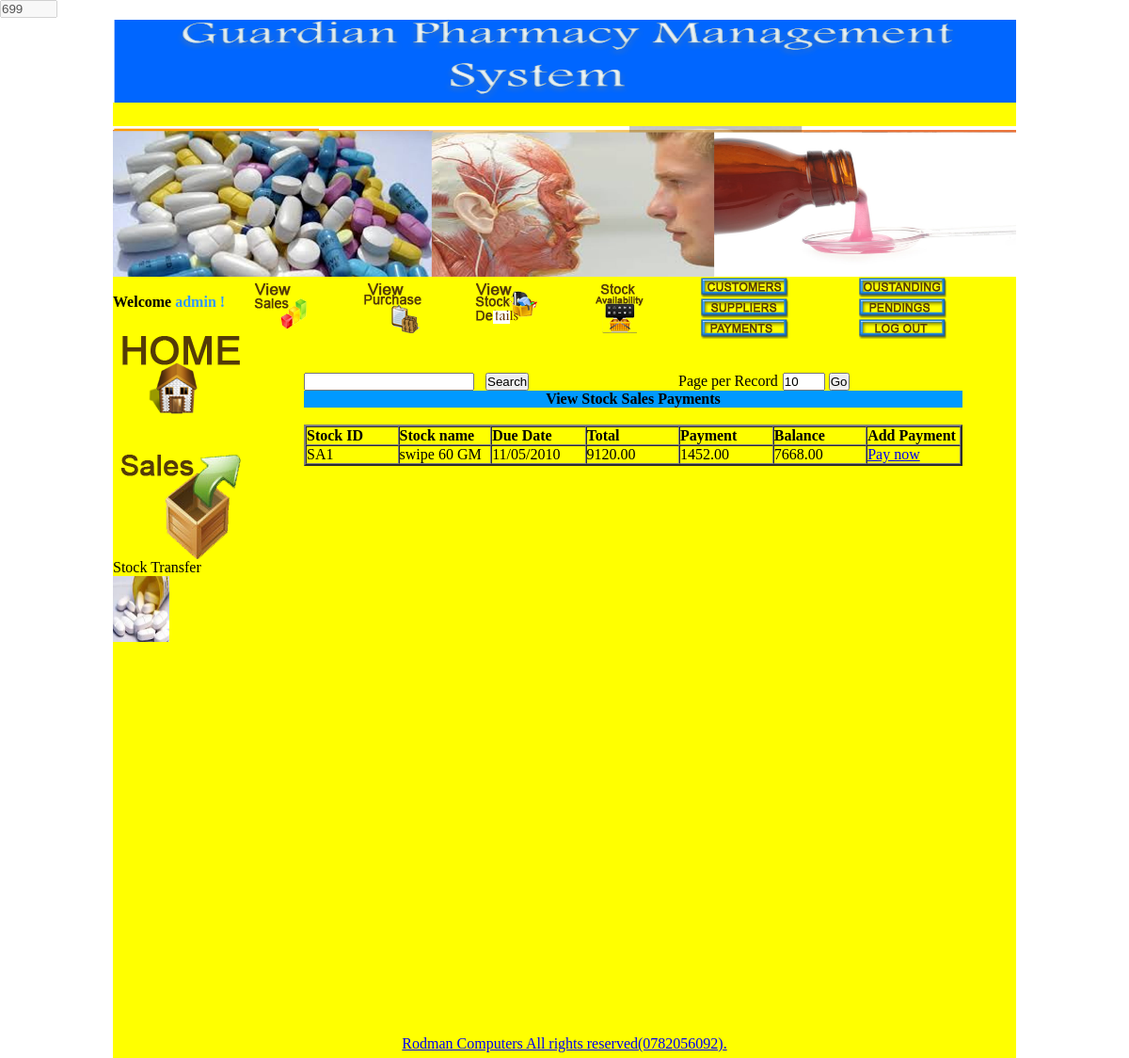
The page /user/view_stock_sales_payments.php (signed in) on the database as committed earlier.
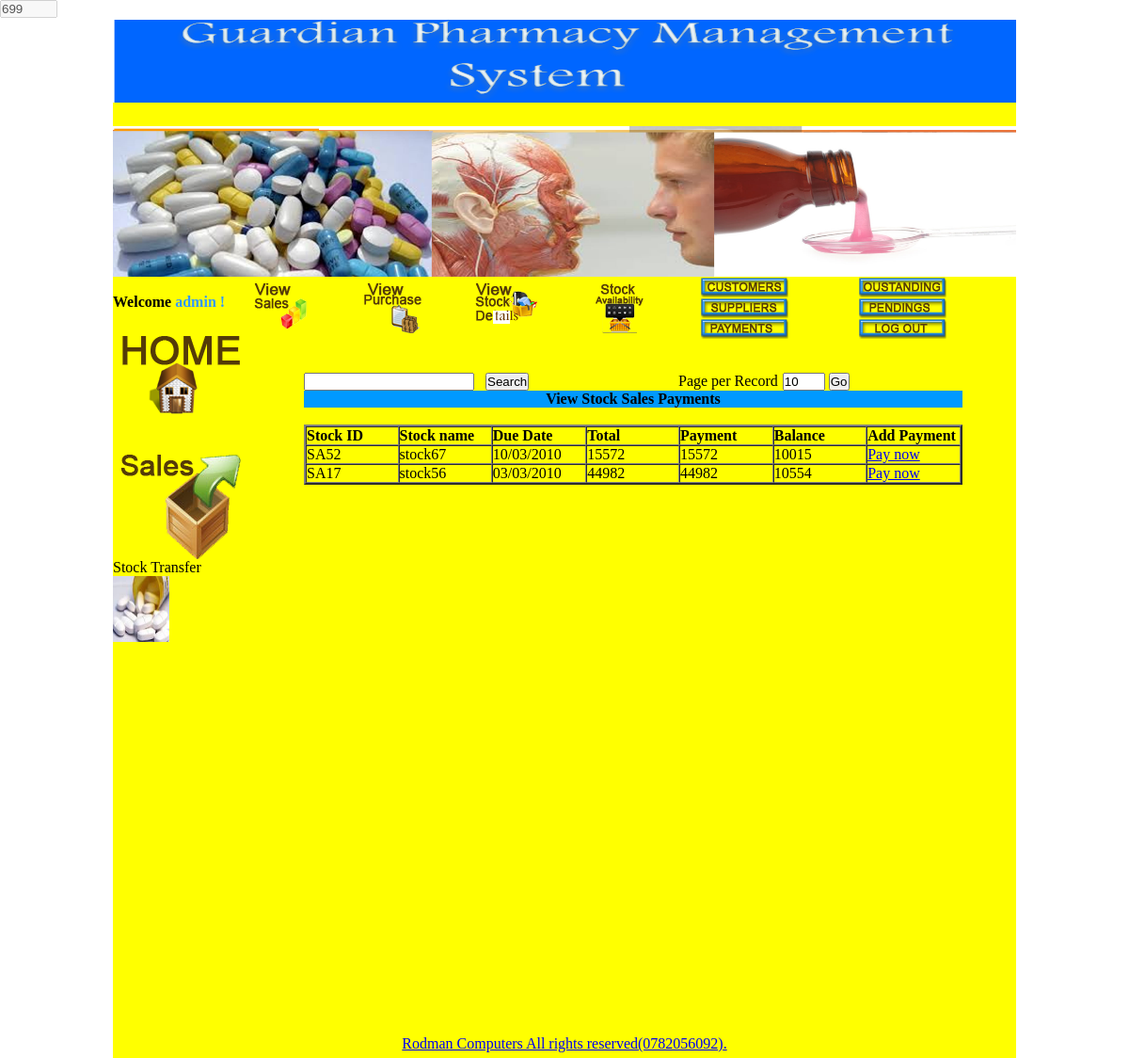
The same page on the database as committed later.
### tables this page shows
CREATE TABLE `stock_sales` (
  `id` int(10) unsigned NOT NULL auto_increment,
  `transactionid` varchar(250) NOT NULL,
  `stock_name` varchar(200) NOT NULL,
  `category` varchar(120) NOT NULL,
  `supplier_name` varchar(200) NOT NULL,
  `selling_price` smallint(6) NOT NULL,
  `quantity` smallint(6) NOT NULL,
  `amount` int(11) NOT NULL,
  `date` datetime NOT NULL,
  `username` varchar(120) NOT NULL,
  `customer_id` varchar(120) NOT NULL,
  `subtotal` int(11) NOT NULL,
  `payment` int(11) NOT NULL,
  `balance` int(11) NOT NULL,
  `due` datetime NOT NULL,
  `mode` varchar(250) NOT NULL,
  `description` varchar(500) NOT NULL,
  `count1` int(11) NOT NULL,
  PRIMARY KEY  (`id`)
);

### user/db.php (called while the page is built)
<?php
include("db.class.php");
$base="stock";
$server="localhost";
$user="root";
$pass="";
$db = new DB($base, $server, $user, $pass);
?>

### user/db.class.php (called while the page is built, shortened)
<?php
  class DB
  {
    function queryUniqueObject($query, $debug = -1)
    {
      $query = "$query LIMIT 1";
      $result = mysql_query($query) or $this->debugAndDie($query);
      return mysql_fetch_object($result);
    }
    function getMicroTime()
    {
      list($msec, $sec) = explode(' ', microtime());
      return floor($sec / 1000) + $msec;
    }
  }
?>

### user/view_stock_sales_payments.php (the view, shortened to what the changed rows need)
<?php
if(!isset($_SESSION['username']) || $_SESSION['usertype'] !='admin'){
header("location:index.php?msg=Please%20login%20to%20access%20admin%20area%20!");
}
else
{
	include_once "db.php";
?><!DOCTYPE HTML PUBLIC "-//W3C//DTD HTML 4.01 Transitional//EN"
"http://www.w3.org/TR/html4/loose.dtd">
<html>
<head>
<link rel="stylesheet" href="css/validationEngine.jquery.css" type="text/css" media="screen" title="no title" charset="utf-8" />
		<link rel="stylesheet" href="css/template.css" type="text/css" media="screen" title="no title" charset="utf-8" />
<link rel="stylesheet" type="text/css" href="jquery.autocomplete.css" />
<link rel="stylesheet" type="text/css" href="lib/thickbox.css" />
</head>
<body onload="setTimeout('startCountDown()',2000);" onmousemove="resetTimer();">
<table width="100%"  border="0" cellspacing="0" cellpadding="0">
  <tr>
    <td align="center" valign="top"><table width="960" border="0" cellspacing="0" cellpadding="0">
      <tr>
        <td>
		<table width="960" border="0" cellpadding="0" cellspacing="0" bgcolor="yellow">
          <tr>
            <td height="800" align="left" valign="top"><table width="960" border="0" cellpadding="0" cellspacing="0" bgcolor="yellow">
              <tr>
				 <td height="500" align="center" valign="top">
<br>
<br>
				<?php
	$limit = 10;
	$page = $_GET['page'];
	if($page)
		$start = ($page - 1) * $limit;
	else
		$start = 0;
	$sql = "SELECT DISTINCT(transactionid) FROM  stock_sales where balance>0 ORDER BY date desc LIMIT $start, $limit ";
	$result = mysql_query($sql);
?>
	 <form name="deletefiles" action="deleteselected.php" method="post">
      <table width="700" border="0" cellspacing="0" cellpadding="0">
      <tr>
        <td align="center"><table width="100%"  border="2" cellspacing="0" cellpadding="0">
		  <?php
								while($row = mysql_fetch_array($result))
		{
			$entryid=$row['transactionid'];
			$line = $db->queryUniqueObject("SELECT * FROM stock_sales WHERE transactionid='$entryid' ");
			$mysqldate=$line->due;
 		$phpdate = strtotime( $mysqldate );
 		$phpdate = date("d/m/Y",$phpdate);
										 ?>
  											<tr>
       	<td width="100"><?php echo $line->transactionid; ?></td>
	<td width="100"><?php echo $line->stock_name; ?></td>
        <td width="100"><?php echo $phpdate; ?></td>
        <td width="100"><?php echo $line->subtotal; ?></td>
		  <td width="100"><?php echo $line->payment; ?></td>
		    <td width="100"><?php echo $line->balance; ?></td>
			  <td width="100"><a href="add_stock_sales_payments.php?eid=<?php echo $line->transactionid; ?>">Pay now</a></td>
 								  </tr>
                                             <?php
									  }
?>
        </table></td>
      </tr>
    </table>
	</form>
	</td>
  </tr>
</table>
</td>
              </tr>
            </table>
		</td>
          </tr>
        </table></td>
      </tr>
    </table></td>
</body>
</html>
<?php
}
?>

Rows that differ between the two databases and show on the page:
removed stock_sales: transactionid "SA1", stock_name "swipe 60 GM", due "11/05/2010", subtotal "9120.00", payment "1452.00", balance "7668.00"
added stock_sales: transactionid "SA52", stock_name "stock67", due "10/03/2010", subtotal "15572", payment "15572", balance "10015"
added stock_sales: transactionid "SA17", stock_name "stock56", due "03/03/2010", subtotal "44982", payment "44982", balance "10554"
Other text that changed with them:
new list line: "Pay now"
list line gone: "Pay now"
